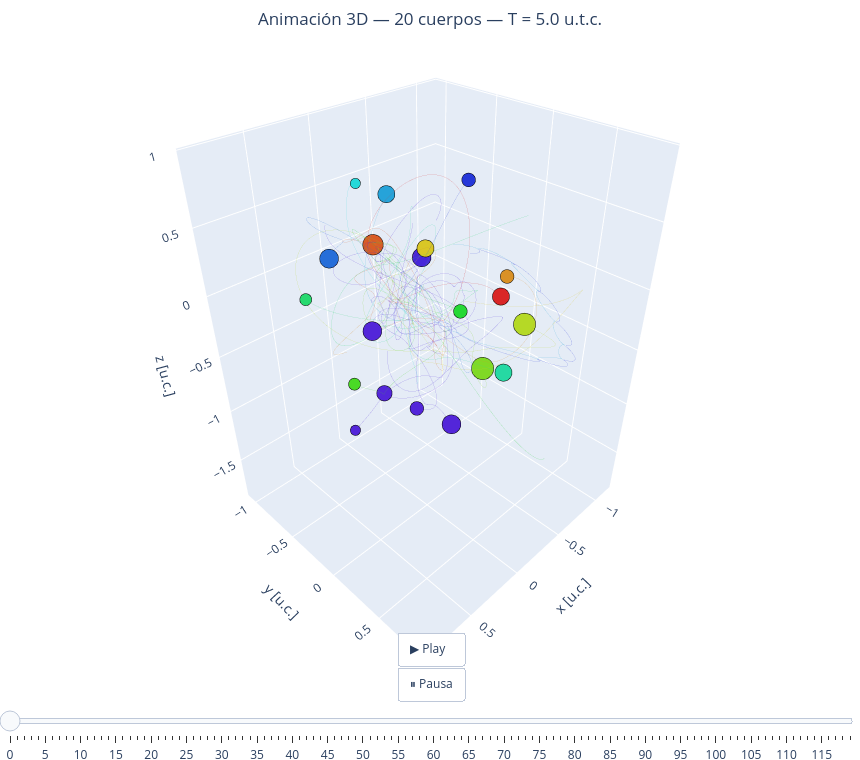

Notebook code cell kept with this figure:
### Markdown cell above
Vuelve a simular y animar y observa:

### Code cell
rps, vps = simula_ncuerpos_rebound(masas, rinis, vini_ajusts, T=T, Nt=Nt)
anima_ncuerpos(masas, rps, T)

### Figure 1 — Plotly figure (JSON) as saved in the notebook; plotly's stock layout.template omitted (floating-point values rounded to 4 significant figures; data arrays with more than 128 entries replaced by an {"elided": "..."} marker saying what was removed)
{"data": [{"hoverinfo": "skip", "line": {"color": "hsl(0,70%,50%)", "width": 1}, "mode": "lines", "opacity": 0.25, "showlegend": false, "type": "scatter3d", "x": {"elided": "1000 float values"}, "y": {"elided": "1000 float values"}, "z": {"elided": "1000 float values"}}, {"hoverinfo": "skip", "line": {"color": "hsl(18,70%,50%)", "width": 1}, "mode": "lines", "opacity": 0.25, "showlegend": false, "type": "scatter3d", "x": {"elided": "1000 float values"}, "y": {"elided": "1000 float values"}, "z": {"elided": "1000 float values"}}, {"hoverinfo": "skip", "line": {"color": "hsl(36,70%,50%)", "width": 1}, "mode": "lines", "opacity": 0.25, "showlegend": false, "type": "scatter3d", "x": {"elided": "1000 float values"}, "y": {"elided": "1000 float values"}, "z": {"elided": "1000 float values"}}, {"hoverinfo": "skip", "line": {"color": "hsl(54,70%,50%)", "width": 1}, "mode": "lines", "opacity": 0.25, "showlegend": false, "type": "scatter3d", "x": {"elided": "1000 float values"}, "y": {"elided": "1000 float values"}, "z": {"elided": "1000 float values"}}, {"hoverinfo": "skip", "line": {"color": "hsl(72,70%,50%)", "width": 1}, "mode": "lines", "opacity": 0.25, "showlegend": false, "type": "scatter3d", "x": {"elided": "1000 float values"}, "y": {"elided": "1000 float values"}, "z": {"elided": "1000 float values"}}, {"hoverinfo": "skip", "line": {"color": "hsl(90,70%,50%)", "width": 1}, "mode": "lines", "opacity": 0.25, "showlegend": false, "type": "scatter3d", "x": {"elided": "1000 float values"}, "y": {"elided": "1000 float values"}, "z": {"elided": "1000 float values"}}, {"hoverinfo": "skip", "line": {"color": "hsl(108,70%,50%)", "width": 1}, "mode": "lines", "opacity": 0.25, "showlegend": false, "type": "scatter3d", "x": {"elided": "1000 float values"}, "y": {"elided": "1000 float values"}, "z": {"elided": "1000 float values"}}, {"hoverinfo": "skip", "line": {"color": "hsl(125,70%,50%)", "width": 1}, "mode": "lines", "opacity": 0.25, "showlegend": false, "type": "scatter3d", "x": {"elided": "1000 float values"}, "y": {"elided": "1000 float values"}, "z": {"elided": "1000 float values"}}, {"hoverinfo": "skip", "line": {"color": "hsl(144,70%,50%)", "width": 1}, "mode": "lines", "opacity": 0.25, "showlegend": false, "type": "scatter3d", "x": {"elided": "1000 float values"}, "y": {"elided": "1000 float values"}, "z": {"elided": "1000 float values"}}, {"hoverinfo": "skip", "line": {"color": "hsl(162,70%,50%)", "width": 1}, "mode": "lines", "opacity": 0.25, "showlegend": false, "type": "scatter3d", "x": {"elided": "1000 float values"}, "y": {"elided": "1000 float values"}, "z": {"elided": "1000 float values"}}, {"hoverinfo": "skip", "line": {"color": "hsl(180,70%,50%)", "width": 1}, "mode": "lines", "opacity": 0.25, "showlegend": false, "type": "scatter3d", "x": {"elided": "1000 float values"}, "y": {"elided": "1000 float values"}, "z": {"elided": "1000 float values"}}, {"hoverinfo": "skip", "line": {"color": "hsl(198,70%,50%)", "width": 1}, "mode": "lines", "opacity": 0.25, "showlegend": false, "type": "scatter3d", "x": {"elided": "1000 float values"}, "y": {"elided": "1000 float values"}, "z": {"elided": "1000 float values"}}, {"hoverinfo": "skip", "line": {"color": "hsl(216,70%,50%)", "width": 1}, "mode": "lines", "opacity": 0.25, "showlegend": false, "type": "scatter3d", "x": {"elided": "1000 float values"}, "y": {"elided": "1000 float values"}, "z": {"elided": "1000 float values"}}, {"hoverinfo": "skip", "line": {"color": "hsl(234,70%,50%)", "width": 1}, "mode": "lines", "opacity": 0.25, "showlegend": false, "type": "scatter3d", "x": {"elided": "1000 float values"}, "y": {"elided": "1000 float values"}, "z": {"elided": "1000 float values"}}, {"hoverinfo": "skip", "line": {"color": "hsl(251,70%,50%)", "width": 1}, "mode": "lines", "opacity": 0.25, "showlegend": false, "type": "scatter3d", "x": {"elided": "1000 float values"}, "y": {"elided": "1000 float values"}, "z": {"elided": "1000 float values"}}, {"hoverinfo": "skip", "line": {"color": "hsl(270,70%,50%)", "width": 1}, "mode": "lines", "opacity": 0.25, "showlegend": false, "type": "scatter3d", "x": {"elided": "1000 float values"}, "y": {"elided": "1000 float values"}, "z": {"elided": "1000 float values"}}, {"hoverinfo": "skip", "line": {"color": "hsl(288,70%,50%)", "width": 1}, "mode": "lines", "opacity": 0.25, "showlegend": false, "type": "scatter3d", "x": {"elided": "1000 float values"}, "y": {"elided": "1000 float values"}, "z": {"elided": "1000 float values"}}, {"hoverinfo": "skip", "line": {"color": "hsl(306,70%,50%)", "width": 1}, "mode": "lines", "opacity": 0.25, "showlegend": false, "type": "scatter3d", "x": {"elided": "1000 float values"}, "y": {"elided": "1000 float values"}, "z": {"elided": "1000 float values"}}, {"hoverinfo": "skip", "line": {"color": "hsl(324,70%,50%)", "width": 1}, "mode": "lines", "opacity": 0.25, "showlegend": false, "type": "scatter3d", "x": {"elided": "1000 float values"}, "y": {"elided": "1000 float values"}, "z": {"elided": "1000 float values"}}, {"hoverinfo": "skip", "line": {"color": "hsl(342,70%,50%)", "width": 1}, "mode": "lines", "opacity": 0.25, "showlegend": false, "type": "scatter3d", "x": {"elided": "1000 float values"}, "y": {"elided": "1000 float values"}, "z": {"elided": "1000 float values"}}, {"marker": {"color": "hsl(0,70%,50%)", "line": {"color": "black", "width": 0.5}, "size": 10}, "mode": "markers", "name": "Cuerpo 1", "showlegend": false, "type": "scatter3d", "x": [-0.313], "y": [0.3634], "z": [0.08907]}, {"marker": {"color": "hsl(18,70%,50%)", "line": {"color": "black", "width": 0.5}, "size": 12}, "mode": "markers", "name": "Cuerpo 2", "showlegend": false, "type": "scatter3d", "x": [-0.2953], "y": [-0.8659], "z": [0.02122]}, {"marker": {"color": "hsl(36,70%,50%)", "line": {"color": "black", "width": 0.5}, "size": 8}, "mode": "markers", "name": "Cuerpo 3", "showlegend": false, "type": "scatter3d", "x": [-0.2218], "y": [0.4733], "z": [0.3174]}, {"marker": {"color": "hsl(54,70%,50%)", "line": {"color": "black", "width": 0.5}, "size": 10}, "mode": "markers", "name": "Cuerpo 4", "showlegend": false, "type": "scatter3d", "x": [-0.3006], "y": [-0.3135], "z": [0.1908]}, {"marker": {"color": "hsl(72,70%,50%)", "line": {"color": "black", "width": 0.5}, "size": 13}, "mode": "markers", "name": "Cuerpo 5", "showlegend": false, "type": "scatter3d", "x": [-0.2338], "y": [0.6262], "z": [0.03536]}, {"marker": {"color": "hsl(90,70%,50%)", "line": {"color": "black", "width": 0.5}, "size": 13}, "mode": "markers", "name": "Cuerpo 6", "showlegend": false, "type": "scatter3d", "x": [-0.4611], "y": [0.1186], "z": [-0.6976]}, {"marker": {"color": "hsl(108,70%,50%)", "line": {"color": "black", "width": 0.5}, "size": 7}, "mode": "markers", "name": "Cuerpo 7", "showlegend": false, "type": "scatter3d", "x": [0.7543], "y": [0.1534], "z": [-0.15]}, {"marker": {"color": "hsl(125,70%,50%)", "line": {"color": "black", "width": 0.5}, "size": 8}, "mode": "markers", "name": "Cuerpo 8", "showlegend": false, "type": "scatter3d", "x": [0.1644], "y": [0.4482], "z": [0.2284]}, {"marker": {"color": "hsl(144,70%,50%)", "line": {"color": "black", "width": 0.5}, "size": 7}, "mode": "markers", "name": "Cuerpo 9", "showlegend": false, "type": "scatter3d", "x": [0.7824], "y": [-0.2129], "z": [0.2901]}, {"marker": {"color": "hsl(162,70%,50%)", "line": {"color": "black", "width": 0.5}, "size": 10}, "mode": "markers", "name": "Cuerpo 10", "showlegend": false, "type": "scatter3d", "x": [0.2579], "y": [0.8701], "z": [0.05504]}, {"marker": {"color": "hsl(180,70%,50%)", "line": {"color": "black", "width": 0.5}, "size": 6}, "mode": "markers", "name": "Cuerpo 11", "showlegend": false, "type": "scatter3d", "x": [-0.1488], "y": [-0.8449], "z": [0.5507]}, {"marker": {"color": "hsl(198,70%,50%)", "line": {"color": "black", "width": 0.5}, "size": 10}, "mode": "markers", "name": "Cuerpo 12", "showlegend": false, "type": "scatter3d", "x": [-0.272], "y": [-0.6667], "z": [0.4895]}, {"marker": {"color": "hsl(216,70%,50%)", "line": {"color": "black", "width": 0.5}, "size": 11}, "mode": "markers", "name": "Cuerpo 13", "showlegend": false, "type": "scatter3d", "x": [-0.01818], "y": [-1.05], "z": [-0.06088]}, {"marker": {"color": "hsl(234,70%,50%)", "line": {"color": "black", "width": 0.5}, "size": 8}, "mode": "markers", "name": "Cuerpo 14", "showlegend": false, "type": "scatter3d", "x": [-0.3879], "y": [-0.01376], "z": [0.747]}, {"marker": {"color": "hsl(251,70%,50%)", "line": {"color": "black", "width": 0.5}, "size": 11}, "mode": "markers", "name": "Cuerpo 15", "showlegend": false, "type": "scatter3d", "x": [-0.4541], "y": [-0.5094], "z": [-0.01002]}, {"marker": {"color": "hsl(270,70%,50%)", "line": {"color": "black", "width": 0.5}, "size": 11}, "mode": "markers", "name": "Cuerpo 16", "showlegend": false, "type": "scatter3d", "x": [0.5357], "y": [0.08044], "z": [0.09078]}, {"marker": {"color": "hsl(288,70%,50%)", "line": {"color": "black", "width": 0.5}, "size": 6}, "mode": "markers", "name": "Cuerpo 17", "showlegend": false, "type": "scatter3d", "x": [0.848], "y": [0.2506], "z": [-0.3942]}, {"marker": {"color": "hsl(306,70%,50%)", "line": {"color": "black", "width": 0.5}, "size": 11}, "mode": "markers", "name": "Cuerpo 18", "showlegend": false, "type": "scatter3d", "x": [0.3649], "y": [0.5825], "z": [-0.44]}, {"marker": {"color": "hsl(324,70%,50%)", "line": {"color": "black", "width": 0.5}, "size": 8}, "mode": "markers", "name": "Cuerpo 19", "showlegend": false, "type": "scatter3d", "x": [0.52], "y": [0.4401], "z": [-0.306]}, {"marker": {"color": "hsl(342,70%,50%)", "line": {"color": "black", "width": 0.5}, "size": 9}, "mode": "markers", "name": "Cuerpo 20", "showlegend": false, "type": "scatter3d", "x": [0.5946], "y": [0.2343], "z": [-0.2639]}], "layout": {"height": 760, "margin": {"b": 0, "l": 0, "r": 0, "t": 50}, "scene": {"aspectmode": "data", "xaxis": {"title": {"text": "x [u.c.]"}}, "yaxis": {"title": {"text": "y [u.c.]"}}, "zaxis": {"title": {"text": "z [u.c.]"}}}, "sliders": [{"currentvalue": {"prefix": "Frame: ", "visible": true, "xanchor": "center"}, "pad": {"t": 40}, "steps": [{"args": [["0"], {"frame": {"duration": 0, "redraw": true}, "mode": "immediate"}], "label": "0", "method": "animate"}, {"args": [["1"], {"frame": {"duration": 0, "redraw": true}, "mode": "immediate"}], "label": "1", "method": "animate"}, {"args": [["2"], {"frame": {"duration": 0, "redraw": true}, "mode": "immediate"}], "label": "2", "method": "animate"}, {"args": [["3"], {"frame": {"duration": 0, "redraw": true}, "mode": "immediate"}], "label": "3", "method": "animate"}, {"args": [["4"], {"frame": {"duration": 0, "redraw": true}, "mode": "immediate"}], "label": "4", "method": "animate"}, {"args": [["5"], {"frame": {"duration": 0, "redraw": true}, "mode": "immediate"}], "label": "5", "method": "animate"}, {"args": [["6"], {"frame": {"duration": 0, "redraw": true}, "mode": "immediate"}], "label": "6", "method": "animate"}, {"args": [["7"], {"frame": {"duration": 0, "redraw": true}, "mode": "immediate"}], "label": "7", "method": "animate"}, {"args": [["8"], {"frame": {"duration": 0, "redraw": true}, "mode": "immediate"}], "label": "8", "method": "animate"}, {"args": [["9"], {"frame": {"duration": 0, "redraw": true}, "mode": "immediate"}], "label": "9", "method": "animate"}, {"args": [["10"], {"frame": {"duration": 0, "redraw": true}, "mode": "immediate"}], "label": "10", "method": "animate"}, {"args": [["11"], {"frame": {"duration": 0, "redraw": true}, "mode": "immediate"}], "label": "11", "method": "animate"}, {"args": [["12"], {"frame": {"duration": 0, "redraw": true}, "mode": "immediate"}], "label": "12", "method": "animate"}, {"args": [["13"], {"frame": {"duration": 0, "redraw": true}, "mode": "immediate"}], "label": "13", "method": "animate"}, {"args": [["14"], {"frame": {"duration": 0, "redraw": true}, "mode": "immediate"}], "label": "14", "method": "animate"}, {"args": [["15"], {"frame": {"duration": 0, "redraw": true}, "mode": "immediate"}], "label": "15", "method": "animate"}, {"args": [["16"], {"frame": {"duration": 0, "redraw": true}, "mode": "immediate"}], "label": "16", "method": "animate"}, {"args": [["17"], {"frame": {"duration": 0, "redraw": true}, "mode": "immediate"}], "label": "17", "method": "animate"}, {"args": [["18"], {"frame": {"duration": 0, "redraw": true}, "mode": "immediate"}], "label": "18", "method": "animate"}, {"args": [["19"], {"frame": {"duration": 0, "redraw": true}, "mode": "immediate"}], "label": "19", "method": "animate"}, {"args": [["20"], {"frame": {"duration": 0, "redraw": true}, "mode": "immediate"}], "label": "20", "method": "animate"}, {"args": [["21"], {"frame": {"duration": 0, "redraw": true}, "mode": "immediate"}], "label": "21", "method": "animate"}, {"args": [["22"], {"frame": {"duration": 0, "redraw": true}, "mode": "immediate"}], "label": "22", "method": "animate"}, {"args": [["23"], {"frame": {"duration": 0, "redraw": true}, "mode": "immediate"}], "label": "23", "method": "animate"}, {"args": [["24"], {"frame": {"duration": 0, "redraw": true}, "mode": "immediate"}], "label": "24", "method": "animate"}, {"args": [["25"], {"frame": {"duration": 0, "redraw": true}, "mode": "immediate"}], "label": "25", "method": "animate"}, {"args": [["26"], {"frame": {"duration": 0, "redraw": true}, "mode": "immediate"}], "label": "26", "method": "animate"}, {"args": [["27"], {"frame": {"duration": 0, "redraw": true}, "mode": "immediate"}], "label": "27", "method": "animate"}, {"args": [["28"], {"frame": {"duration": 0, "redraw": true}, "mode": "immediate"}], "label": "28", "method": "animate"}, {"args": [["29"], {"frame": {"duration": 0, "redraw": true}, "mode": "immediate"}], "label": "29", "method": "animate"}, {"args": [["30"], {"frame": {"duration": 0, "redraw": true}, "mode": "immediate"}], "label": "30", "method": "animate"}, {"args": [["31"], {"frame": {"duration": 0, "redraw": true}, "mode": "immediate"}], "label": "31", "method": "animate"}, {"args": [["32"], {"frame": {"duration": 0, "redraw": true}, "mode": "immediate"}], "label": "32", "method": "animate"}, {"args": [["33"], {"frame": {"duration": 0, "redraw": true}, "mode": "immediate"}], "label": "33", "method": "animate"}, {"args": [["34"], {"frame": {"duration": 0, "redraw": true}, "mode": "immediate"}], "label": "34", "method": "animate"}, {"args": [["35"], {"frame": {"duration": 0, "redraw": true}, "mode": "immediate"}], "label": "35", "method": "animate"}, {"args": [["36"], {"frame": {"duration": 0, "redraw": true}, "mode": "immediate"}], "label": "36", "method": "animate"}, {"args": [["37"], {"frame": {"duration": 0, "redraw": true}, "mode": "immediate"}], "label": "37", "method": "animate"}, {"args": [["38"], {"frame": {"duration": 0, "redraw": true}, "mode": "immediate"}], "label": "38", "method": "animate"}, {"args": [["39"], {"frame": {"duration": 0, "redraw": true}, "mode": "immediate"}], "label": "39", "method": "animate"}, {"args": [["40"], {"frame": {"duration": 0, "redraw": true}, "mode": "immediate"}], "label": "40", "method": "animate"}, {"args": [["41"], {"frame": {"duration": 0, "redraw": true}, "mode": "immediate"}], "label": "41", "method": "animate"}, {"args": [["42"], {"frame": {"duration": 0, "redraw": true}, "mode": "immediate"}], "label": "42", "method": "animate"}, {"args": [["43"], {"frame": {"duration": 0, "redraw": true}, "mode": "immediate"}], "label": "43", "method": "animate"}, {"args": [["44"], {"frame": {"duration": 0, "redraw": true}, "mode": "immediate"}], "label": "44", "method": "animate"}, {"args": [["45"], {"frame": {"duration": 0, "redraw": true}, "mode": "immediate"}], "label": "45", "method": "animate"}, {"args": [["46"], {"frame": {"duration": 0, "redraw": true}, "mode": "immediate"}], "label": "46", "method": "animate"}, {"args": [["47"], {"frame": {"duration": 0, "redraw": true}, "mode": "immediate"}], "label": "47", "method": "animate"}, {"args": [["48"], {"frame": {"duration": 0, "redraw": true}, "mode": "immediate"}], "label": "48", "method": "animate"}, {"args": [["49"], {"frame": {"duration": 0, "redraw": true}, "mode": "immediate"}], "label": "49", "method": "animate"}, {"args": [["50"], {"frame": {"duration": 0, "redraw": true}, "mode": "immediate"}], "label": "50", "method": "animate"}, {"args": [["51"], {"frame": {"duration": 0, "redraw": true}, "mode": "immediate"}], "label": "51", "method": "animate"}, {"args": [["52"], {"frame": {"duration": 0, "redraw": true}, "mode": "immediate"}], "label": "52", "method": "animate"}, {"args": [["53"], {"frame": {"duration": 0, "redraw": true}, "mode": "immediate"}], "label": "53", "method": "animate"}, {"args": [["54"], {"frame": {"duration": 0, "redraw": true}, "mode": "immediate"}], "label": "54", "method": "animate"}, {"args": [["55"], {"frame": {"duration": 0, "redraw": true}, "mode": "immediate"}], "label": "55", "method": "animate"}, {"args": [["56"], {"frame": {"duration": 0, "redraw": true}, "mode": "immediate"}], "label": "56", "method": "animate"}, {"args": [["57"], {"frame": {"duration": 0, "redraw": true}, "mode": "immediate"}], "label": "57", "method": "animate"}, {"args": [["58"], {"frame": {"duration": 0, "redraw": true}, "mode": "immediate"}], "label": "58", "method": "animate"}, {"args": [["59"], {"frame": {"duration": 0, "redraw": true}, "mode": "immediate"}], "label": "59", "method": "animate"}, {"args": [["60"], {"frame": {"duration": 0, "redraw": true}, "mode": "immediate"}], "label": "60", "method": "animate"}, {"args": [["61"], {"frame": {"duration": 0, "redraw": true}, "mode": "immediate"}], "label": "61", "method": "animate"}, {"args": [["62"], {"frame": {"duration": 0, "redraw": true}, "mode": "immediate"}], "label": "62", "method": "animate"}, {"args": [["63"], {"frame": {"duration": 0, "redraw": true}, "mode": "immediate"}], "label": "63", "method": "animate"}, {"args": [["64"], {"frame": {"duration": 0, "redraw": true}, "mode": "immediate"}], "label": "64", "method": "animate"}, {"args": [["65"], {"frame": {"duration": 0, "redraw": true}, "mode": "immediate"}], "label": "65", "method": "animate"}, {"args": [["66"], {"frame": {"duration": 0, "redraw": true}, "mode": "immediate"}], "label": "66", "method": "animate"}, {"args": [["67"], {"frame": {"duration": 0, "redraw": true}, "mode": "immediate"}], "label": "67", "method": "animate"}, {"args": [["68"], {"frame": {"duration": 0, "redraw": true}, "mode": "immediate"}], "label": "68", "method": "animate"}, {"args": [["69"], {"frame": {"duration": 0, "redraw": true}, "mode": "immediate"}], "label": "69", "method": "animate"}, {"args": [["70"], {"frame": {"duration": 0, "redraw": true}, "mode": "immediate"}], "label": "70", "method": "animate"}, {"args": [["71"], {"frame": {"duration": 0, "redraw": true}, "mode": "immediate"}], "label": "71", "method": "animate"}, {"args": [["72"], {"frame": {"duration": 0, "redraw": true}, "mode": "immediate"}], "label": "72", "method": "animate"}, {"args": [["73"], {"frame": {"duration": 0, "redraw": true}, "mode": "immediate"}], "label": "73", "method": "animate"}, {"args": [["74"], {"frame": {"duration": 0, "redraw": true}, "mode": "immediate"}], "label": "74", "method": "animate"}, {"args": [["75"], {"frame": {"duration": 0, "redraw": true}, "mode": "immediate"}], "label": "75", "method": "animate"}, {"args": [["76"], {"frame": {"duration": 0, "redraw": true}, "mode": "immediate"}], "label": "76", "method": "animate"}, {"args": [["77"], {"frame": {"duration": 0, "redraw": true}, "mode": "immediate"}], "label": "77", "method": "animate"}, {"args": [["78"], {"frame": {"duration": 0, "redraw": true}, "mode": "immediate"}], "label": "78", "method": "animate"}, {"args": [["79"], {"frame": {"duration": 0, "redraw": true}, "mode": "immediate"}], "label": "79", "method": "animate"}, {"args": [["80"], {"frame": {"duration": 0, "redraw": true}, "mode": "immediate"}], "label": "80", "method": "animate"}, {"args": [["81"], {"frame": {"duration": 0, "redraw": true}, "mode": "immediate"}], "label": "81", "method": "animate"}, {"args": [["82"], {"frame": {"duration": 0, "redraw": true}, "mode": "immediate"}], "label": "82", "method": "animate"}, {"args": [["83"], {"frame": {"duration": 0, "redraw": true}, "mode": "immediate"}], "label": "83", "method": "animate"}, {"args": [["84"], {"frame": {"duration": 0, "redraw": true}, "mode": "immediate"}], "label": "84", "method": "animate"}, {"args": [["85"], {"frame": {"duration": 0, "redraw": true}, "mode": "immediate"}], "label": "85", "method": "animate"}, {"args": [["86"], {"frame": {"duration": 0, "redraw": true}, "mode": "immediate"}], "label": "86", "method": "animate"}, {"args": [["87"], {"frame": {"duration": 0, "redraw": true}, "mode": "immediate"}], "label": "87", "method": "animate"}, {"args": [["88"], {"frame": {"duration": 0, "redraw": true}, "mode": "immediate"}], "label": "88", "method": "animate"}, {"args": [["89"], {"frame": {"duration": 0, "redraw": true}, "mode": "immediate"}], "label": "89", "method": "animate"}, {"args": [["90"], {"frame": {"duration": 0, "redraw": true}, "mode": "immediate"}], "label": "90", "method": "animate"}, {"args": [["91"], {"frame": {"duration": 0, "redraw": true}, "mode": "immediate"}], "label": "91", "method": "animate"}, {"args": [["92"], {"frame": {"duration": 0, "redraw": true}, "mode": "immediate"}], "label": "92", "method": "animate"}, {"args": [["93"], {"frame": {"duration": 0, "redraw": true}, "mode": "immediate"}], "label": "93", "method": "animate"}, {"args": [["94"], {"frame": {"duration": 0, "redraw": true}, "mode": "immediate"}], "label": "94", "method": "animate"}, {"args": [["95"], {"frame": {"duration": 0, "redraw": true}, "mode": "immediate"}], "label": "95", "method": "animate"}, {"args": [["96"], {"frame": {"duration": 0, "redraw": true}, "mode": "immediate"}], "label": "96", "method": "animate"}, {"args": [["97"], {"frame": {"duration": 0, "redraw": true}, "mode": "immediate"}], "label": "97", "method": "animate"}, {"args": [["98"], {"frame": {"duration": 0, "redraw": true}, "mode": "immediate"}], "label": "98", "method": "animate"}, {"args": [["99"], {"frame": {"duration": 0, "redraw": true}, "mode": "immediate"}], "label": "99", "method": "animate"}, {"args": [["100"], {"frame": {"duration": 0, "redraw": true}, "mode": "immediate"}], "label": "100", "method": "animate"}, {"args": [["101"], {"frame": {"duration": 0, "redraw": true}, "mode": "immediate"}], "label": "101", "method": "animate"}, {"args": [["102"], {"frame": {"duration": 0, "redraw": true}, "mode": "immediate"}], "label": "102", "method": "animate"}, {"args": [["103"], {"frame": {"duration": 0, "redraw": true}, "mode": "immediate"}], "label": "103", "method": "animate"}, {"args": [["104"], {"frame": {"duration": 0, "redraw": true}, "mode": "immediate"}], "label": "104", "method": "animate"}, {"args": [["105"], {"frame": {"duration": 0, "redraw": true}, "mode": "immediate"}], "label": "105", "method": "animate"}, {"args": [["106"], {"frame": {"duration": 0, "redraw": true}, "mode": "immediate"}], "label": "106", "method": "animate"}, {"args": [["107"], {"frame": {"duration": 0, "redraw": true}, "mode": "immediate"}], "label": "107", "method": "animate"}, {"args": [["108"], {"frame": {"duration": 0, "redraw": true}, "mode": "immediate"}], "label": "108", "method": "animate"}, {"args": [["109"], {"frame": {"duration": 0, "redraw": true}, "mode": "immediate"}], "label": "109", "method": "animate"}, {"args": [["110"], {"frame": {"duration": 0, "redraw": true}, "mode": "immediate"}], "label": "110", "method": "animate"}, {"args": [["111"], {"frame": {"duration": 0, "redraw": true}, "mode": "immediate"}], "label": "111", "method": "animate"}, {"args": [["112"], {"frame": {"duration": 0, "redraw": true}, "mode": "immediate"}], "label": "112", "method": "animate"}, {"args": [["113"], {"frame": {"duration": 0, "redraw": true}, "mode": "immediate"}], "label": "113", "method": "animate"}, {"args": [["114"], {"frame": {"duration": 0, "redraw": true}, "mode": "immediate"}], "label": "114", "method": "animate"}, {"args": [["115"], {"frame": {"duration": 0, "redraw": true}, "mode": "immediate"}], "label": "115", "method": "animate"}, {"args": [["116"], {"frame": {"duration": 0, "redraw": true}, "mode": "immediate"}], "label": "116", "method": "animate"}, {"args": [["117"], {"frame": {"duration": 0, "redraw": true}, "mode": "immediate"}], "label": "117", "method": "animate"}, {"args": [["118"], {"frame": {"duration": 0, "redraw": true}, "mode": "immediate"}], "label": "118", "method": "animate"}, {"args": [["119"], {"frame": {"duration": 0, "redraw": true}, "mode": "immediate"}], "label": "119", "method": "animate"}]}], "title": {"text": "Animación 3D — 20 cuerpos — T = 5.0 u.t.c.", "x": 0.5}, "updatemenus": [{"buttons": [{"args": [null, {"frame": {"duration": 40, "redraw": true}, "fromcurrent": true, "mode": "immediate"}], "label": "▶ Play", "method": "animate"}, {"args": [[null], {"frame": {"duration": 0, "redraw": false}, "mode": "immediate"}], "label": "⏸ Pausa", "method": "animate"}], "showactive": false, "type": "buttons", "x": 0.5, "xanchor": "center", "y": 0.02}], "width": 860}}
